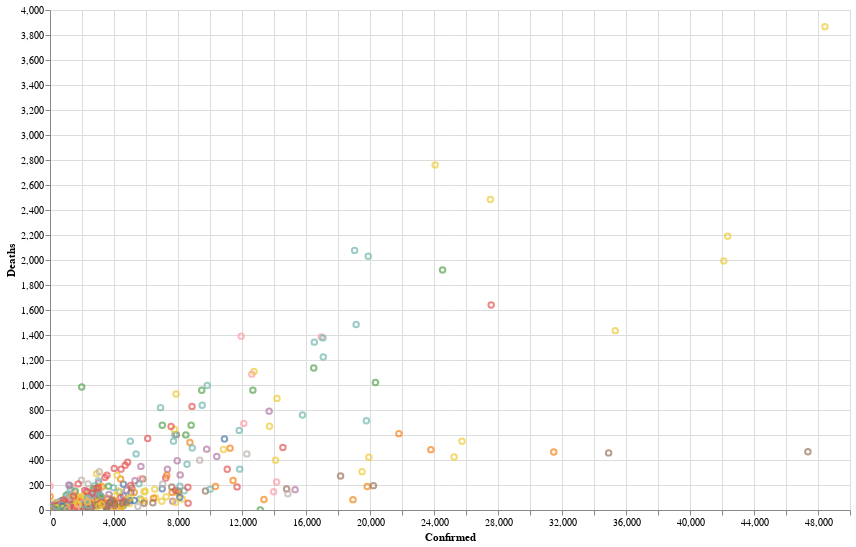

This figure's notebook cell:
### Code cell
input_dropdown = alt.binding_select(options = ['New York','California','Florida','Texas','New Jersey'])
selection = alt.selection_single(fields=['ST_Name'], bind=input_dropdown, name='State')
color = alt.condition(selection,
                     alt.Color('ST_Name:N', legend=None),
                     alt.value('lightgray'))

alt.Chart(df).mark_point().encode(
    x=alt.X('Confirmed:Q', scale= alt.Scale(domain=[0,50000])),
    y=alt.Y('Deaths:Q', scale=alt.Scale(domain=[0,4000])),
    color=color,
    tooltip= ['Countyname:N','ST_Name']
).add_selection(
    selection
).properties(
    width=800,
    height=500
).interactive()

### Figure 1 — Vega-Lite specification as saved in the notebook (floating-point values rounded to 4 significant figures; data arrays with more than 128 entries replaced by an {"elided": "..."} marker saying what was removed)
{"config": {"view": {"continuousWidth": 400, "continuousHeight": 300}}, "data": {"name": "data-ffebcc1ac28f161341be8d888aee328f"}, "mark": "point", "encoding": {"color": {"condition": {"field": "ST_Name", "legend": null, "type": "nominal", "selection": "State"}, "value": "lightgray"}, "tooltip": [{"field": "Countyname", "type": "nominal"}, {"field": "ST_Name", "type": "nominal"}], "x": {"field": "Confirmed", "scale": {"domain": [0, 50000]}, "type": "quantitative"}, "y": {"field": "Deaths", "scale": {"domain": [0, 4000]}, "type": "quantitative"}}, "height": 500, "selection": {"State": {"type": "single", "fields": ["ST_Name"], "bind": {"input": "select", "options": ["New York", "California", "Florida", "Texas", "New Jersey"]}}, "selector001": {"type": "interval", "bind": "scales", "encodings": ["x", "y"]}}, "width": 800, "$schema": "https://vega.github.io/schema/vega-lite/v4.17.0.json", "datasets": {"data-ffebcc1ac28f161341be8d888aee328f": {"elided": "3250 records"}}}
